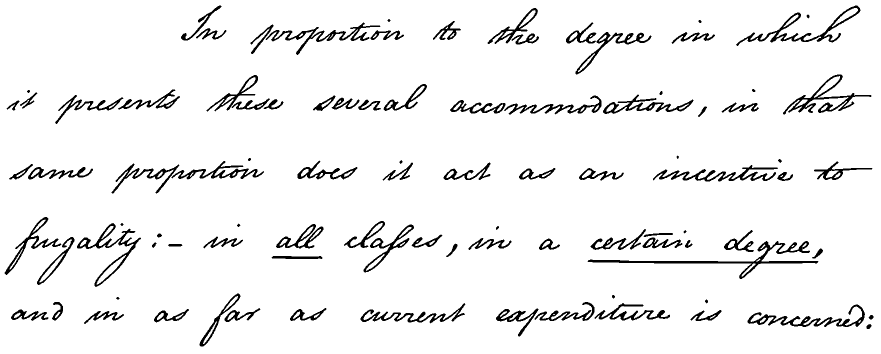
#> input picture GTimages/H01_estGT_hdibco2014.tiff, 1761 x 707 px (shown at 1/2 size); its folder holds only this picture in this run
$ python -i functions_pi.py   (imports and definitions only)
#> lines starting #> are read from the running program, lines starting #| are printed output that depends on the picture; after the words box and inside, x2 and y2 are one past the last pixel; in counts of white or black regions, pixels touching at a corner belong together
import cv2 as cv
from skimage.filters import threshold_multiotsu, threshold_sauvola
import numpy as np
from cgp import Imagem, ImagemBinaria

#ALGORITMO MEMÉTICO NO PARÂMETRO DAS FUNÇÕES
# A CADA GERAÇÃO PEGAR O ELITE -> MELHOR FILHO X PAI, E OTIMIZA OS PARÂMETROS

#BFGS -:
def clahe(imagem):
    clahe = cv.createCLAHE(clipLimit=2.0, tileGridSize=(8,8))
    return clahe.apply(imagem)

def limiares(imagem):
    lim = threshold_multiotsu(imagem, classes=3)
    return lim

def otsu(imagem):
    _, imgbin = cv.threshold(imagem, 0, 255, cv.THRESH_BINARY + cv.THRESH_OTSU)
    return imgbin

# [198 lines left out: functions otsu_method, TSMO, multiotsu, nick, sauvola, not called in this run]

def open_morphology(imagem):
    kernel = cv.getStructuringElement(cv.MORPH_RECT, (3, 3))
    return cv.morphologyEx(imagem, cv.MORPH_OPEN, kernel)

def close_morphology(imagem):
    kernel = cv.getStructuringElement(cv.MORPH_RECT, (3, 3))
    return cv.morphologyEx(imagem, cv.MORPH_CLOSE, kernel)

def square_root(imagem):
    return (cv.sqrt((imagem / 255.0).astype(np.float32)) * 255).astype(np.uint8)

def square(imagem):
    return (cv.pow((imagem / 255.0).astype(np.float32), 2) * 255).astype(np.uint8)

def f_exp(imagem):
	return (cv.exp((imagem / 255.0).astype(np.float32), 2) * 255).astype(np.uint8)

def f_log(imagem):
	return np.log1p(imagem).astype(np.uint8)

def median_blur(imagem):
    return cv.medianBlur(imagem.astype(np.uint8), 3)

def gaussian_blur(imagem):
    return cv.GaussianBlur(imagem.astype(np.uint8), (5, 5), 0)

# [12 lines left out: functions laplacian, sobel, not called in this run]

def erode(imagem):
    kernel = cv.getStructuringElement(cv.MORPH_RECT, (3, 3))
    return cv.erode(imagem, kernel)

def dilate(imagem):
    kernel = cv.getStructuringElement(cv.MORPH_RECT, (3, 3))
    return cv.dilate(imagem, kernel)

def normalize(imagem):
    return cv.normalize(imagem, None, 0, 255, cv.NORM_MINMAX).astype(np.uint8)

def f_invert(imagem):
    return cv.bitwise_not(imagem)

def bilateral_filter(imagem):
    # d=5 (vizinhança), sigmaColor=75, sigmaSpace=75
    return cv.bilateralFilter(imagem.astype(np.uint8), 5, 75, 75)

def morph_gradient(imagem):
    kernel = cv.getStructuringElement(cv.MORPH_RECT, (3, 3))
    return cv.morphologyEx(imagem, cv.MORPH_GRADIENT, kernel)

# [5 lines left out: function f_sharpen, not called in this run]

>>> import cv2
>>> picture = cv2.imread('GTimages/H01_estGT_hdibco2014.tiff')
#> picture is the input picture: shape (707, 1761, 3); 94.3% white; 95 black regions, largest, box (x1, y1, x2, y2) and area: (1175, 482, 1637, 558) 3635, (1472, 11, 1721, 92) 2662, (1566, 149, 1743, 229) 2454
>>> result = sobel(picture)
#> in sobel, `sobel_x = cv.Sobel(imagem, cv.CV_64F, 1, 0, ksize=5)`:
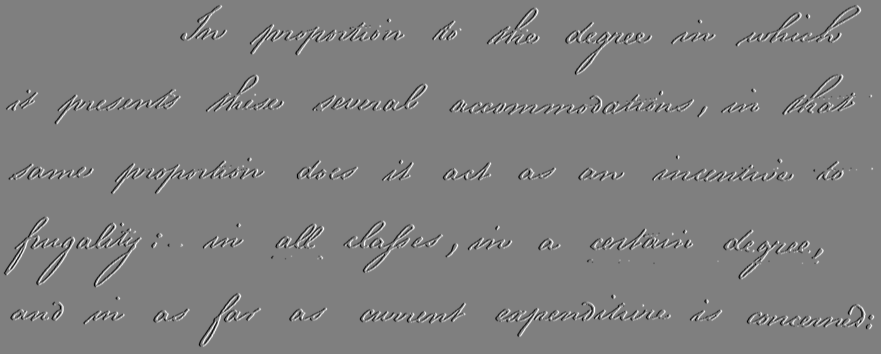
#> sobel_x: shape (707, 1761, 3) float64 (shown at 1/2 size); min -12240, max 12240, mean 0; drawn with min black and max white
#> in sobel, `sobel_y = cv.Sobel(imagem, cv.CV_64F, 0, 1, ksize=5)`:
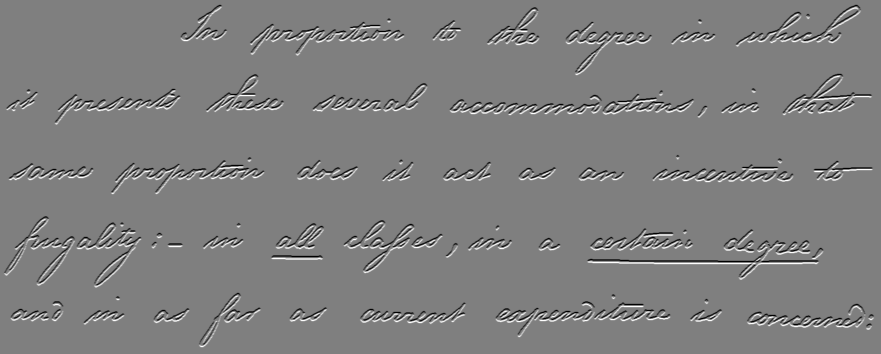
#> sobel_y: shape (707, 1761, 3) float64 (shown at 1/2 size); min -12240, max 12240, mean 0; drawn with min black and max white
#> in sobel, `abs_sobel_x = np.absolute(sobel_x)`:
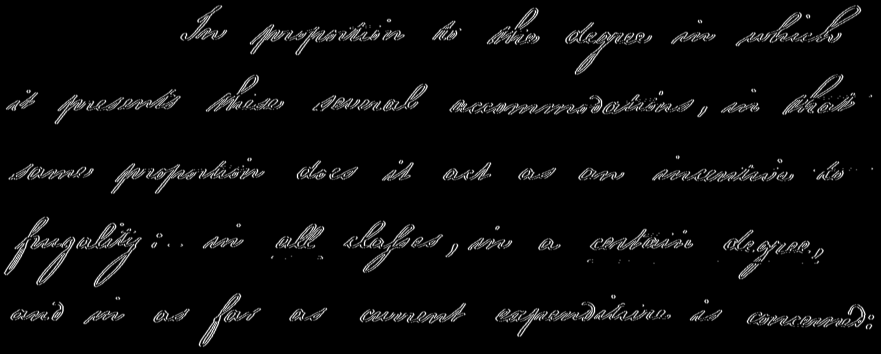
#> abs_sobel_x: shape (707, 1761, 3) float64 (shown at 1/2 size); min 0, max 12240, mean 460.6; drawn with min black and max white
#> in sobel, `abs_sobel_y = np.absolute(sobel_y)`:
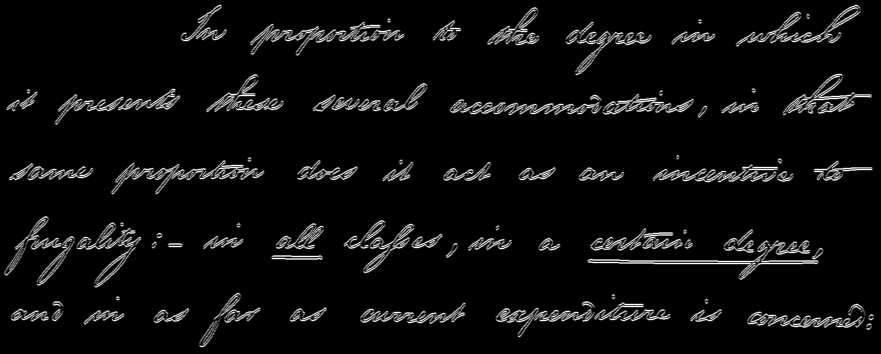
#> abs_sobel_y: shape (707, 1761, 3) float64 (shown at 1/2 size); min 0, max 12240, mean 621.1; drawn with min black and max white
#> in sobel, `sobel_final = cv.addWeighted(abs_sobel_x, 0.5, abs_sobel_y, 0.5, 0)`:
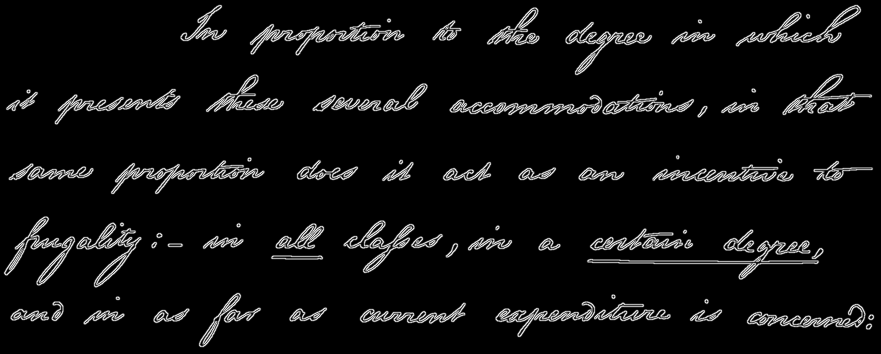
#> sobel_final: shape (707, 1761, 3) float64 (shown at 1/2 size); min 0, max 8925, mean 540.8; drawn with min black and max white
#> in sobel, `return cv.convertScaleAbs(sobel_final)`:
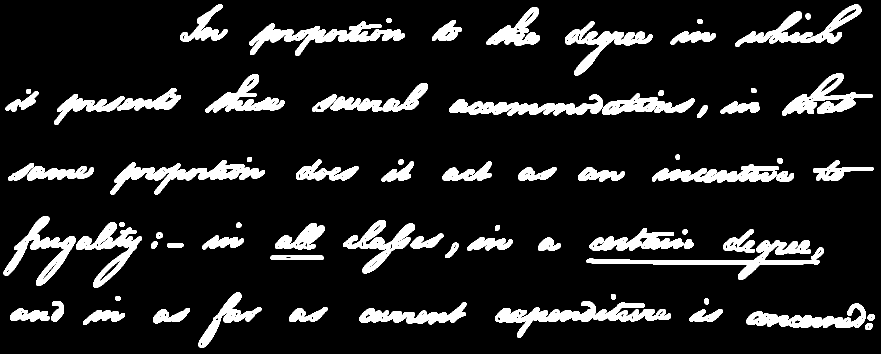
#> returned value: shape (707, 1761, 3) (shown at 1/2 size); 12% white; 77 white regions, largest, box (x1, y1, x2, y2) and area: (990, 602, 1342, 675) 7650, (499, 43, 810, 112) 7109, (221, 320, 530, 389) 6818

$ run again, on GTimages/H02_estGT_hdibco2014.tiff
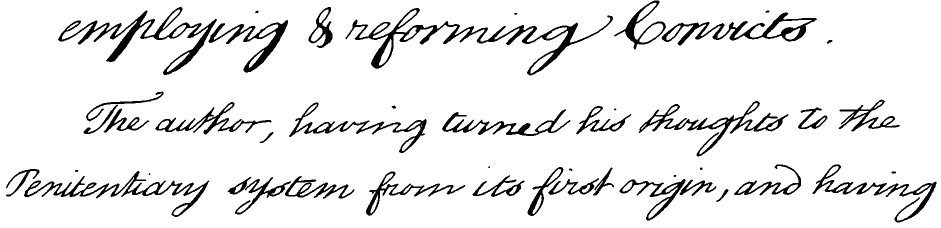
#> input picture GTimages/H02_estGT_hdibco2014.tiff, 1881 x 455 px (shown at 1/2 size)
#> picture is the input picture: shape (455, 1881, 3); 91.8% white; 45 black regions (5 under 20 px), largest, box (x1, y1, x2, y2) and area: (691, 16, 1226, 151) 8737, (116, 14, 434, 150) 6933, (48, 342, 419, 434) 4827
#> in sobel, `sobel_y = cv.Sobel(imagem, cv.CV_64F, 0, 1, ksize=5)`:
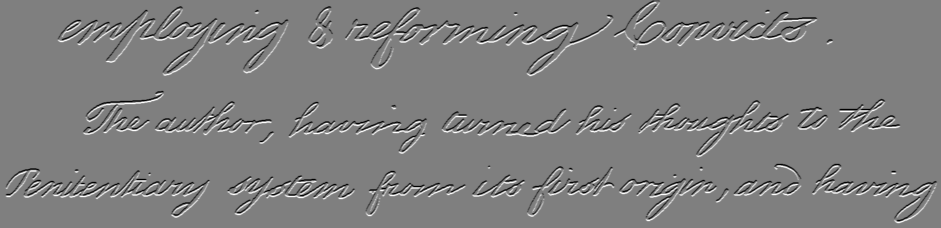
#> sobel_y: shape (455, 1881, 3) float64 (shown at 1/2 size); min -12240, max 12240, mean 0.3; drawn with min black and max white
#> in sobel, `return cv.convertScaleAbs(sobel_final)`:
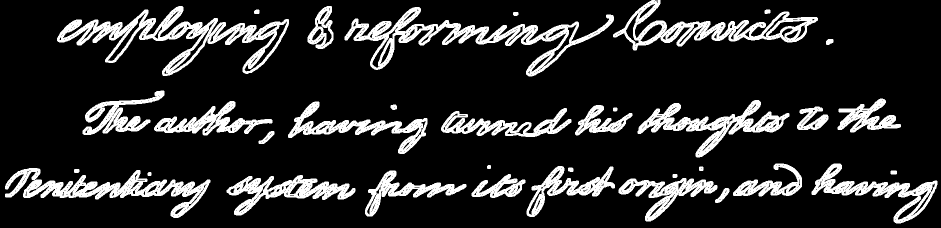
#> returned value: shape (455, 1881, 3) (shown at 1/2 size); 15.7% white; 35 white regions, largest, box (x1, y1, x2, y2) and area: (114, 12, 578, 152) 16461, (689, 14, 1228, 153) 15380, (10, 336, 421, 436) 11704

$ run again, on GTimages/H03_estGT_hdibco2014.tiff
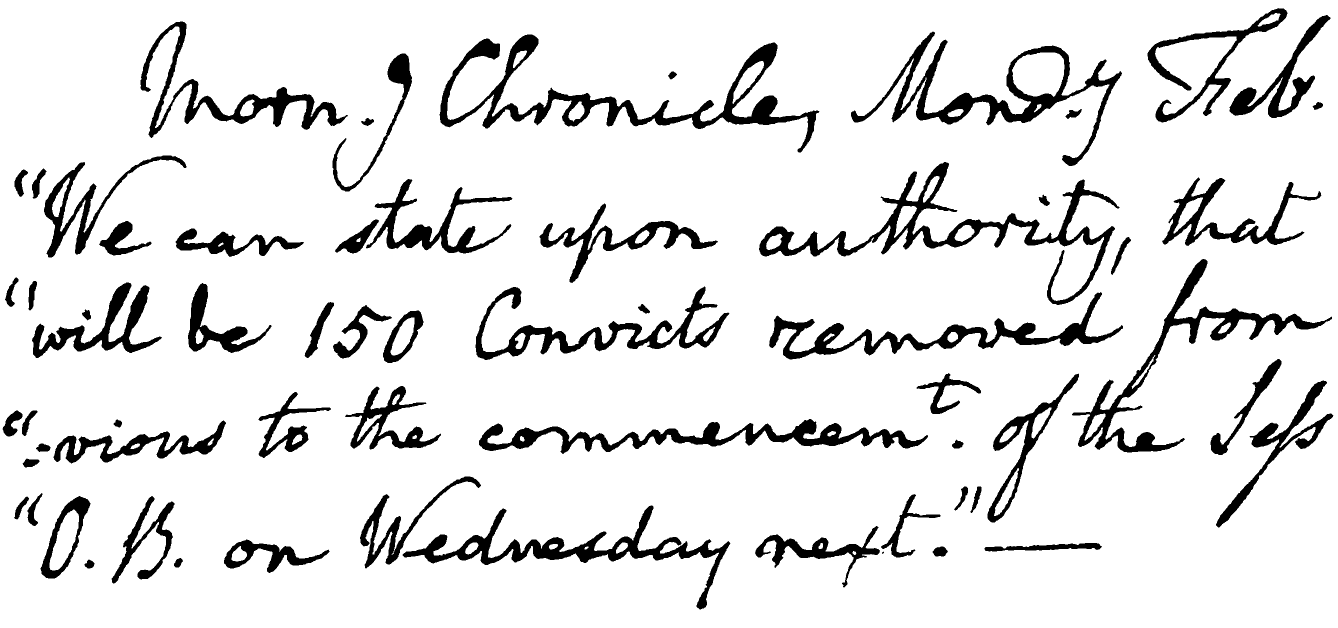
#> input picture GTimages/H03_estGT_hdibco2014.tiff, 2675 x 1255 px (shown at 1/2 size)
#> picture is the input picture: shape (1255, 2675, 3); 89.6% white; 64 black regions (1 under 20 px), largest, box (x1, y1, x2, y2) and area: (879, 69, 1639, 305) 26943, (1518, 324, 2239, 610) 23975, (1702, 63, 2244, 332) 20574
#> in sobel, `sobel_y = cv.Sobel(imagem, cv.CV_64F, 0, 1, ksize=5)`:
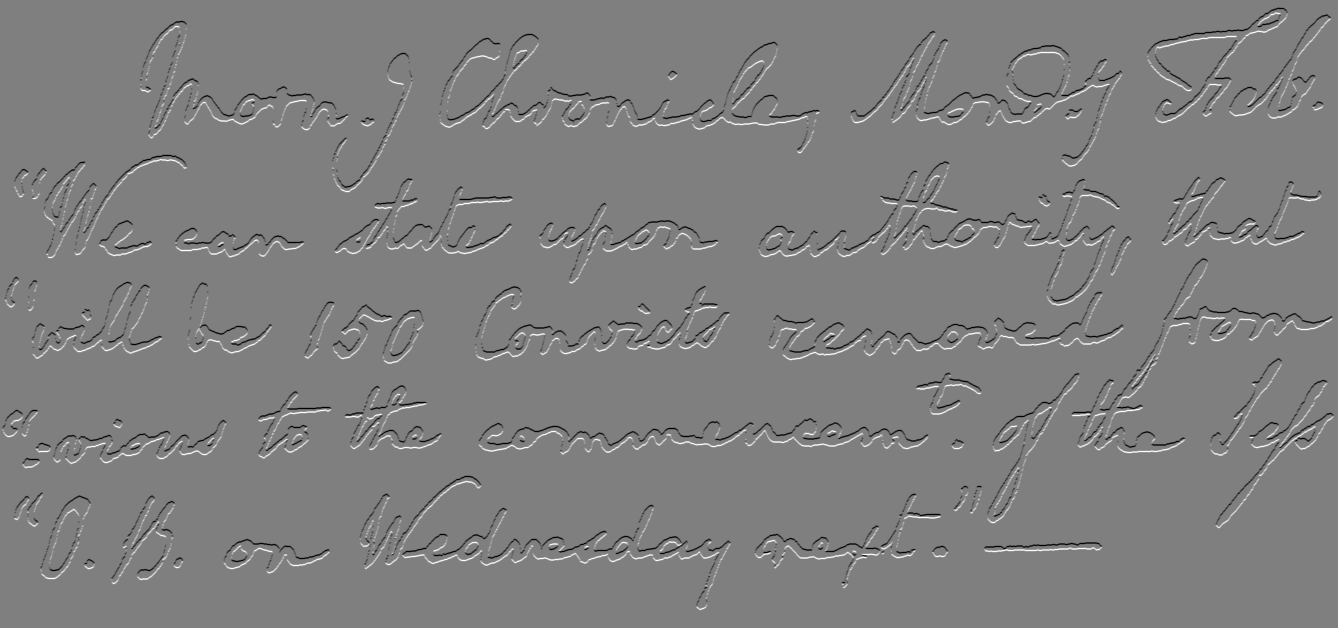
#> sobel_y: shape (1255, 2675, 3) float64 (shown at 1/2 size); min -12240, max 12240, mean 0; drawn with min black and max white
#> in sobel, `return cv.convertScaleAbs(sobel_final)`:
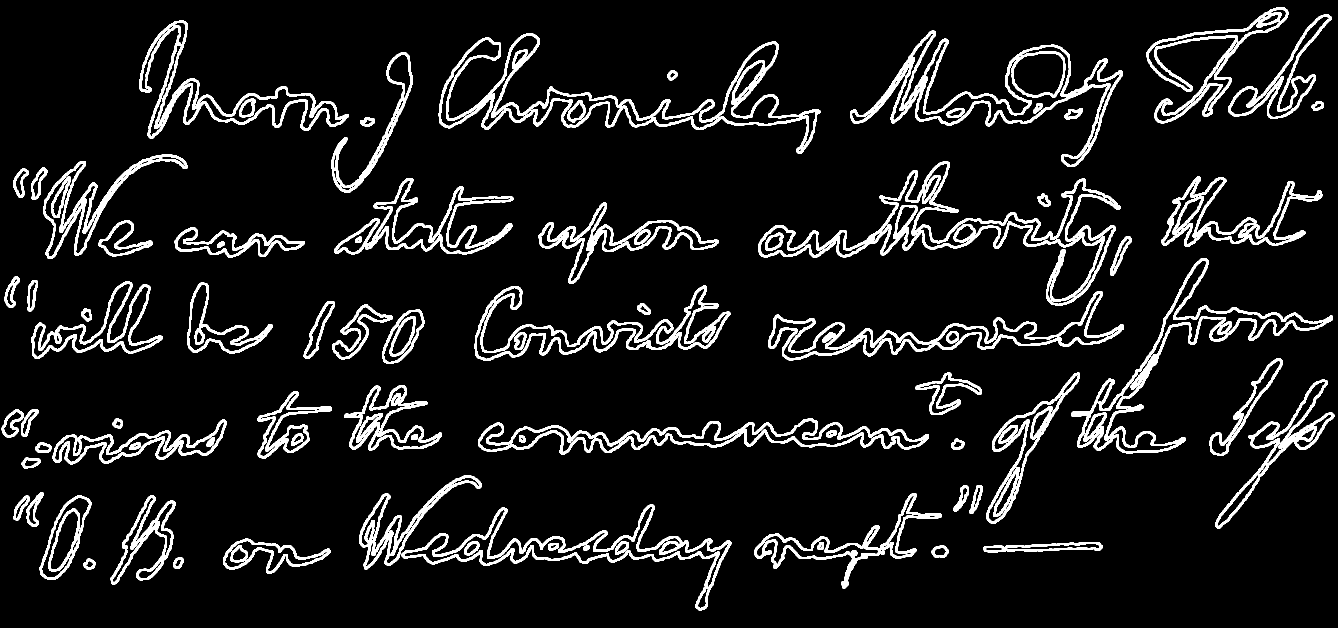
#> returned value: shape (1255, 2675, 3) (shown at 1/2 size); 9.1% white; 82 white regions, largest, box (x1, y1, x2, y2) and area: (1516, 322, 2241, 612) 22534, (877, 67, 1641, 307) 20411, (1700, 61, 2246, 334) 17565

$ run again, on GTimages/H04_estGT_hdibco2014.tiff
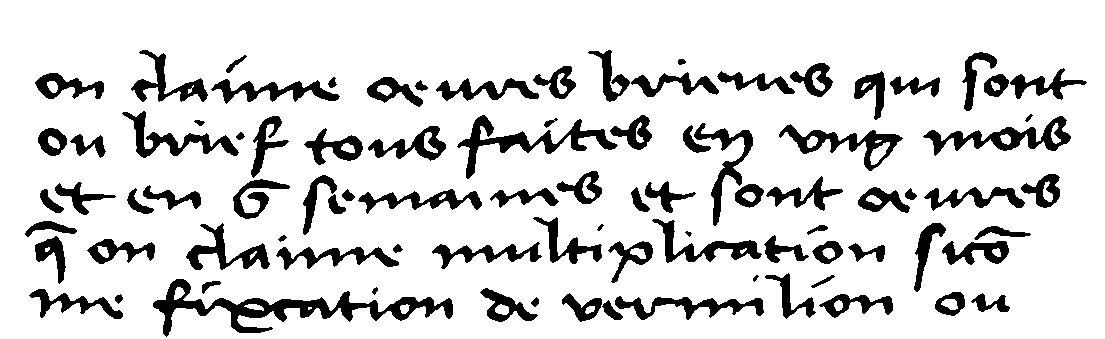
#> input picture GTimages/H04_estGT_hdibco2014.tiff, 1105 x 339 px
#> picture is the input picture: shape (339, 1105, 3); 85% white; 90 black regions, largest, box (x1, y1, x2, y2) and area: (153, 279, 453, 337) 4187, (457, 115, 618, 179) 2175, (923, 116, 1071, 156) 1879
#> in sobel, `sobel_y = cv.Sobel(imagem, cv.CV_64F, 0, 1, ksize=5)`:
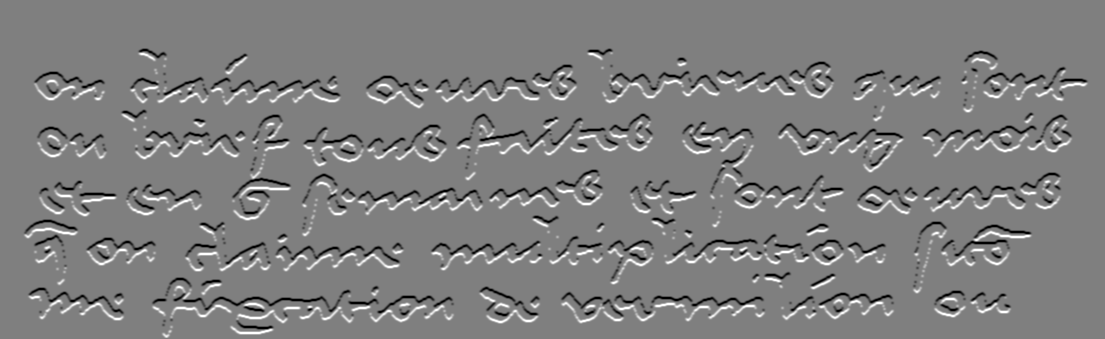
#> sobel_y: shape (339, 1105, 3) float64; min -12240, max 12240, mean 0; drawn with min black and max white
#> in sobel, `return cv.convertScaleAbs(sobel_final)`:
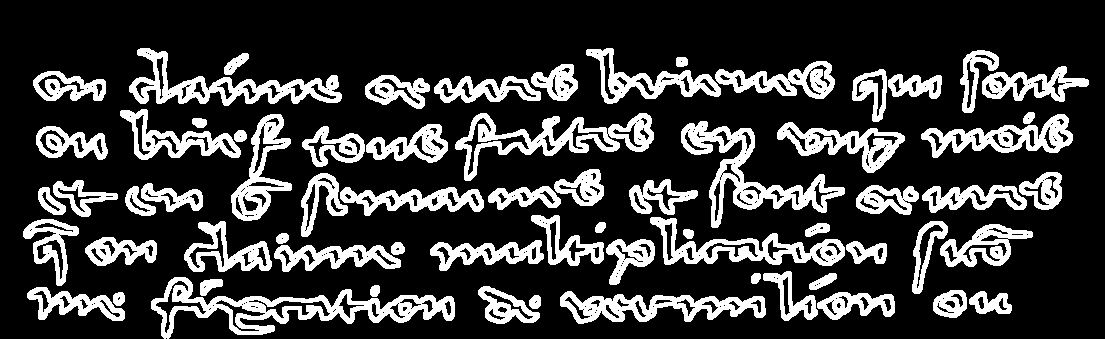
#> returned value: shape (339, 1105, 3); 22.4% white; 67 white regions, largest, box (x1, y1, x2, y2) and area: (151, 277, 455, 339) 5405, (681, 121, 845, 228) 4251, (455, 113, 654, 181) 3968
